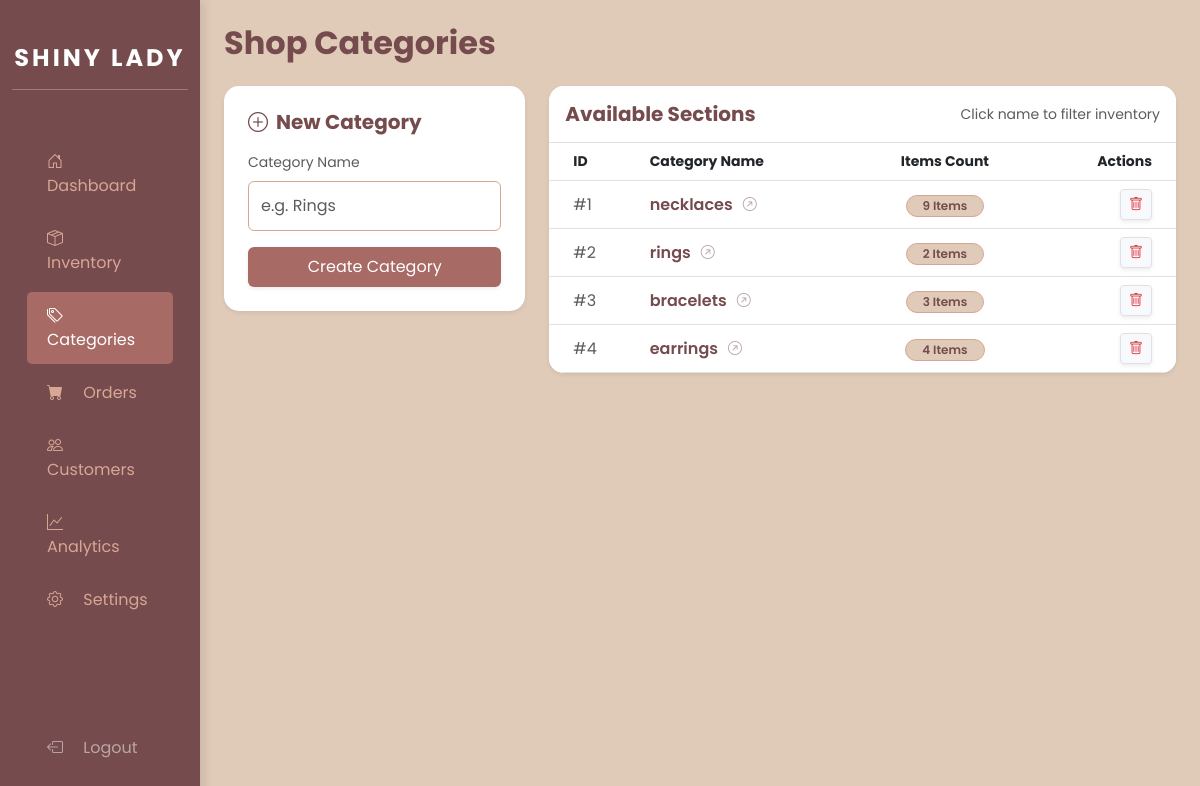
Screenshot of /web2026/admin/categories.php (signed in) with the database file from the repository.
### tables this page shows
CREATE TABLE `categories` (
  `id` int(11) NOT NULL,
  `name` varchar(100) NOT NULL
);

### web2026/admin/categories.php (the view, shortened to what this page needs)
<?php
global $conn;
$categories = mysqli_query($conn, "SELECT c.*, (SELECT COUNT(*) FROM products p WHERE p.category_id = c.id) as item_count FROM categories c ORDER BY c.id ASC");
?>
<!DOCTYPE html>
<html lang="en">
<head>
    <link rel="stylesheet" href="https://cdn.jsdelivr.net/npm/bootstrap@5.3.0/dist/css/bootstrap.min.css">
    <link rel="stylesheet" href="https://cdn.jsdelivr.net/npm/bootstrap-icons@1.11.0/font/bootstrap-icons.css">
    <link rel="stylesheet" href="css/admin-style.css">
</head>
<body>
<div class="container-fluid">
    <div class="row flex-column flex-md-row">
        <nav class="col-md-2 d-none d-md-block sidebar">
            <div class="text-center mb-5">
                <h4 class="fw-bold mt-4 text-white" style="letter-spacing: 3px;">SHINY LADY</h4>
                <hr style="color: var(--rosewater); opacity: 0.5;">
            </div>
            <a href="index.php" class="<?php echo (basename($_SERVER['PHP_SELF']) == 'index.php') ? 'active' : ''; ?>">
                <i class="bi bi-house-door me-3"></i> Dashboard
            </a>
            <a href="inventory.php" class="<?php echo (basename($_SERVER['PHP_SELF']) == 'inventory.php') ? 'active' : ''; ?>">
                <i class="bi bi-box-seam me-3"></i> Inventory
            </a>
            <a href="categories.php" class="<?php echo (basename($_SERVER['PHP_SELF']) == 'categories.php') ? 'active' : ''; ?>">
                <i class="bi bi-tags me-3"></i> Categories
            </a>
            <a href="orders.php" class="<?php echo (basename($_SERVER['PHP_SELF']) == 'orders.php') ? 'active' : ''; ?>">
                <i class="bi bi-cart-fill me-3"></i> Orders
            </a>
            <a href="customers.php" class="<?php echo (basename($_SERVER['PHP_SELF']) == 'customers.php') ? 'active' : ''; ?>">
                <i class="bi bi-people me-3"></i> Customers
            </a>
            <a href="analytics.php" class="<?php echo (basename($_SERVER['PHP_SELF']) == 'analytics.php') ? 'active' : ''; ?>">
                <i class="bi bi-graph-up me-3"></i> Analytics
            </a>
            <a href="settings.php" class="<?php echo (basename($_SERVER['PHP_SELF']) == 'settings.php') ? 'active' : ''; ?>">
                <i class="bi bi-gear me-3"></i> Settings
            </a>
            <div style="margin-top: 100px; padding-bottom: 30px;">
                <a href="login.php" onclick="return confirm('Logout?')" class="text-white-50">
                    <i class="bi bi-box-arrow-left me-3"></i> Logout
                </a>
            </div>
        </nav>
        <main class="col-md-10 ms-sm-auto px-md-4 py-4">
            <h2 class="fw-bold text-plum-wine mb-4">Shop Categories</h2>
            <div class="row">
                <div class="col-md-4">
                    <div class="card border-0 shadow-sm p-4" style="border-radius: 15px;">
                        <h5 class="fw-bold text-plum-wine mb-3"><i class="bi bi-plus-circle me-2"></i>New Category</h5>
                        <form action="categories.php" method="POST">
                            <div class="mb-3">
                                <label class="form-label small text-muted">Category Name</label>
                                <input type="text" name="cat_name" class="form-control shadow-none" placeholder="e.g. Rings" style="border-color: var(--rosewater); padding: 12px;" required>
                            </div>
                            <button type="submit" name="add_cat" class="btn btn-primary w-100 shadow-sm py-2">Create Category</button>
                        </form>
                    </div>
                </div>
                <div class="col-md-8">
                    <div class="card border-0 shadow-sm" style="border-radius: 15px; overflow: hidden;">
                        <div class="p-3 border-bottom bg-white d-flex justify-content-between align-items-center">
                            <h5 class="fw-bold mb-0 text-plum-wine">Available Sections</h5>
                            <span class="small text-muted">Click name to filter inventory</span>
                        </div>
                        <div class="table-responsive">
                            <table class="table align-middle mb-0">
                                <thead class="bg-light">
                                <tr class="small text-muted">
                                    <th class="ps-4">ID</th>
                                    <th>Category Name</th>
                                    <th class="text-center">Items Count</th>
                                    <th class="text-end pe-4">Actions</th>
                                </tr>
                                </thead>
                                <tbody>
                                <?php while($row = mysqli_fetch_assoc($categories)): ?>
                                    <tr>
                                        <td class="ps-4 text-muted">#<?php echo $row['id']; ?></td>
                                        <td>
                                            <a href="inventory.php?cat_id=<?php echo $row['id']; ?>" class="category-link" title="Filter Inventory">
                                                <?php echo htmlspecialchars($row['name']); ?>
                                                <i class="bi bi-arrow-up-right-circle small opacity-50"></i>
                                            </a>
                                        </td>
                                        <td class="text-center">
                                            <span class="badge rounded-pill px-3 badge-count">
                                                <?php echo $row['item_count']; ?> Items
                                            </span>
                                        </td>
                                        <td class="text-end pe-4">
                                            <a href="categories.php?delete=<?php echo $row['id']; ?>"
                                               class="btn btn-sm btn-light border text-danger shadow-sm"
                                               onclick="return confirm('⚠️ Warning: Deleting this category might affect product display. Are you sure?')">
                                                <i class="bi bi-trash"></i>
                                            </a>
                                        </td>
                                    </tr>
                                <?php endwhile; ?>
                                </tbody>
                            </table>
                        </div>
                    </div>
                </div>
            </div>
        </main>
    </div>
</div>
</body>
</html>

### web2026/admin/css/admin-style.css (style rules this page uses)
:root { --plum-wine: #754B4D; --copper-rose: #A86A65; --dusty-rose: #AB8882; --rosewater: #D8A694; --china-doll: #E0CBB9; --white: #ffffff; }
body { font-family: 'Poppins', sans-serif; background-color: var(--china-doll); color: var(--plum-wine); }
.sidebar { background-color: var(--plum-wine); min-height: 100vh; padding-top: 20px; box-shadow: 4px 0 10px rgba(0,0,0,0.1); }
.sidebar a { color: var(--rosewater); padding: 12px 20px; display: block; text-decoration: none; font-weight: 400; transition: 0.3s; margin: 5px 15px; border-radius: 5px; }
.sidebar a:hover, .sidebar a.active { background-color: var(--copper-rose); color: var(--white); }
.card { border: none; border-radius: 12px; background: var(--white); box-shadow: 0 4px 12px rgba(117, 75, 77, 0.1); }
.card h2, .card h5 { color: var(--plum-wine); }
.btn-primary { background-color: var(--copper-rose); border: none; padding: 10px 24px; transition: 0.3s; }
.table thead { background-color: var(--rosewater); color: var(--plum-wine); }
.table tbody { background-color: var(--white); }

### web2026/admin/categories.php (style rules this page uses)
.category-link { color: var(--plum-wine); text-decoration: none; font-weight: 600; transition: 0.3s; display: flex; align-items: center; gap: 10px; }
.badge-count { background-color: var(--china-doll); color: var(--plum-wine); border: 1px solid var(--rosewater); font-weight: 600; }

### rows the page displays
categories: id "1", name "necklaces", item_count "9"
categories: id "2", name "rings", item_count "2"
categories: id "3", name "bracelets", item_count "3"
categories: id "4", name "earrings", item_count "4"
